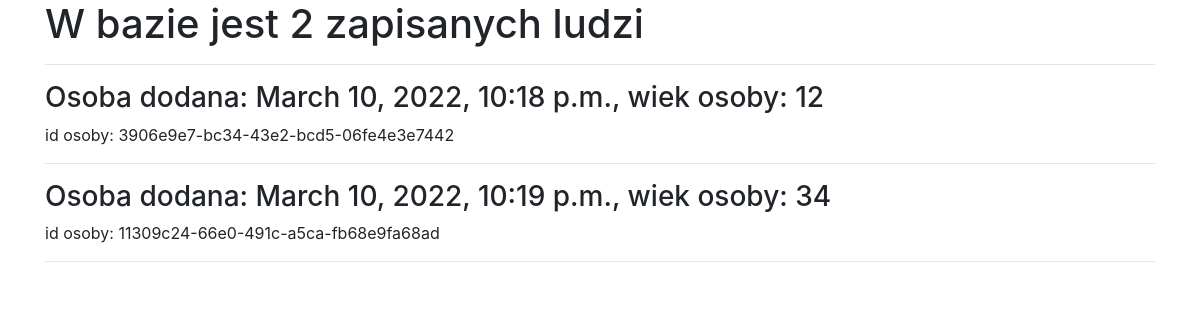
Before: /history with the older database file.
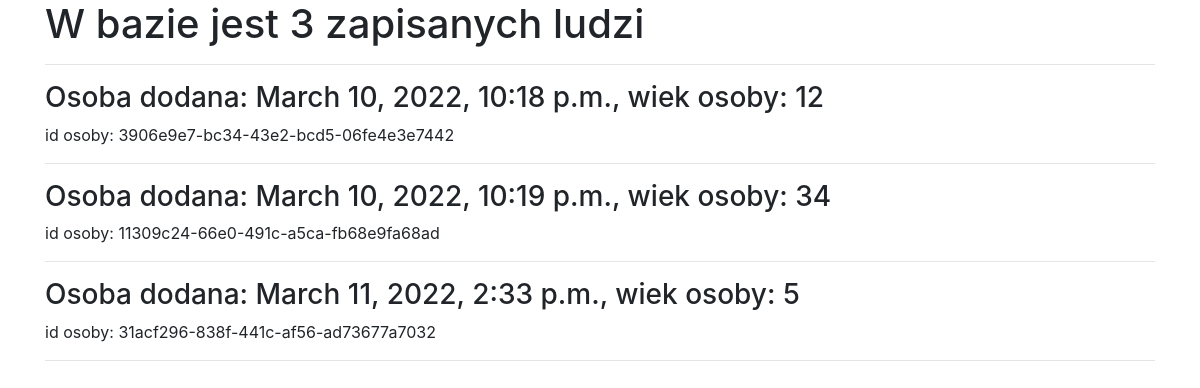
After: the same page with the newer database file.
### check_noshow/models.py (models this page shows, shortened)
class Person(models.Model):
    id = models.UUIDField(primary_key=True, default=uuid.uuid4, editable=False)
    gender = models.IntegerField(default=Gender.WOMAN, choices=Gender.choices)
    created_at =  models.DateTimeField(auto_now=True)
    date_of_appointment = models.DateTimeField()
    date_of_set_appointment = models.DateTimeField()
    age = models.PositiveIntegerField(validators=[MaxValueValidator(Decimal('102.0'))])
    scolarship = models.BooleanField()
    hipertension = models.BooleanField()
    diabetes = models.BooleanField()
    alcoholism = models.BooleanField()
    sms_received = models.BooleanField()
    handicap = models.IntegerField(default=Handicapchoices.FIRST, choices=Handicapchoices.choices)
    num_app_missed = models.DecimalField(max_digits=3, decimal_places=0, validators=[MinValueValidator(Decimal('0.01'))])

### check_noshow/views.py (the view)
# urls.py: path('history', views.history, name='check-history'),
def history(request):
    return render(request, 'check_noshow/history.html',
                    {
                        "people": Person.objects.all(),
                        "num_people": Person.objects.count()
                    })

### check_noshow/templates/check_noshow/history.html (shortened to what this page needs)
{% extends "check_noshow/base.html" %}
{% block content %}
<h1>W bazie jest {{num_people}} zapisanych ludzi</h1>
<hr>
    {% for person in people %}
        <h3>Osoba dodana: {{person.created_at}}, wiek osoby: {{person.age}}</h3>
        <p>id osoby: {{person.id}}</p>
        <hr>
    {% endfor %}
{% endblock %}

Changed rows visible on the page:
added Person: created_at "March 11, 2022, 2:33 p.m.", age "5", id "31acf296-838f-441c-af56-ad73677a7032"
Other visible differences:
{{ num_people }}: "2" → "3"
